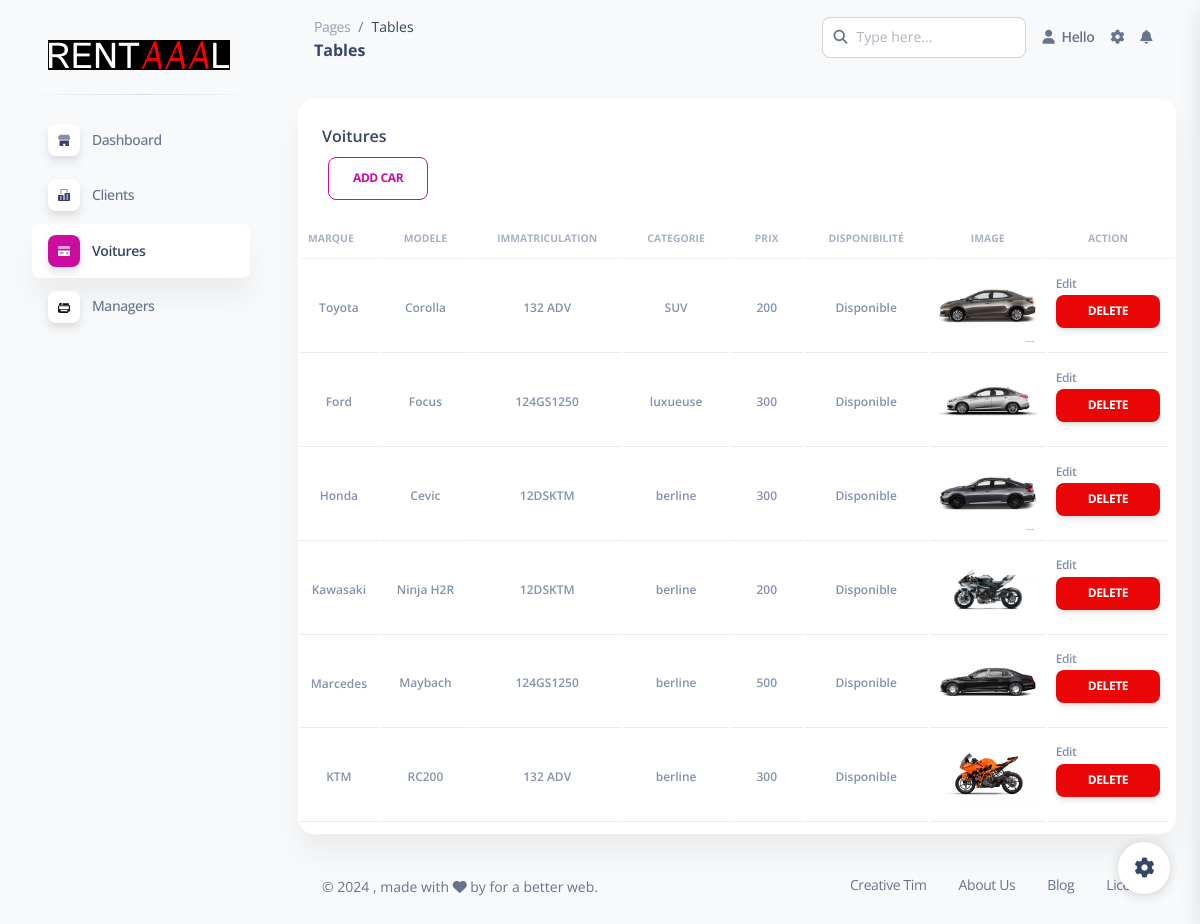
Page /dashboard/all_cars_table on the committed database.
### tables this page shows
CREATE TABLE voiture (
                id_voiture INTEGER PRIMARY KEY AUTOINCREMENT,
                marque TEXT NOT NULL,
                modele TEXT NOT NULL,
                immatriculation TEXT NOT NULL,
                categorie TEXT NOT NULL,
                prix TEXT NOT NULL,
                disponibilite TEXT NOT NULL,
                image_url TEXT);

### app.py (the view)
@app.route("/dashboard/all_cars_table")
def all_cars_table():
    cars = fetch_cars_from_database()
    return render_template("cars.html", cars=cars)

### app.py (called while the page is built)
def fetch_cars_from_database():
    conn = sql.connect("loc.db")
    cursor = conn.cursor()
    cursor.execute("SELECT * FROM voiture")
    cars = cursor.fetchall()
    conn.close()
    return cars

### templates/cars.html (shortened to what this page needs)
<!DOCTYPE html>
<html lang="en">
  <head>
    <link href="/static/css/nucleo-icons.css" rel="stylesheet" />
    <link href="/static/css/nucleo-svg.css" rel="stylesheet" />
    <link href="/static/css/nucleo-svg.css" rel="stylesheet" />
    <link
      id="pagestyle"
      href="/static/css/soft-ui-dashboard.css"
      rel="stylesheet"
    />
  </head>
  <body class="g-sidenav-show bg-gray-100">
    <aside
      class="sidenav navbar navbar-vertical navbar-expand-xs border-0 border-radius-xl my-3 fixed-start ms-3"
      id="sidenav-main"
    >
      <div class="sidenav-header">
        <a
          class="navbar-brand m-0"
          href=" https://demos.creative-tim.com/soft-ui-dashboard/pages/dashboard.html "
          target="_blank"
        >
          <img
            src="/static/images/RENTAAAL.png"
            style="background-color: black"
            class="navbar-brand-img h-100"
            alt="main_logo"
          />
        </a>
      </div>
      <hr class="horizontal dark mt-0" />
      <div class="collapse navbar-collapse w-auto" id="sidenav-collapse-main">
        <ul class="navbar-nav">
          <li class="nav-item">
            <a class="nav-link" href="{{ url_for ('dashboard')}}">
              <div
                class="icon icon-shape icon-sm shadow border-radius-md bg-white text-center me-2 d-flex align-items-center justify-content-center"
              >
              </div>
              <span class="nav-link-text ms-1">Dashboard</span>
            </a>
          </li>
          <li class="nav-item">
            <a class="nav-link" href="{{url_for ('display_clients')}}">
              <div
                class="icon icon-shape icon-sm shadow border-radius-md bg-white text-center me-2 d-flex align-items-center justify-content-center"
              >
              </div>
              <span class="nav-link-text ms-1">Clients</span>
            </a>
          </li>
          <li class="nav-item">
            <a class="nav-link active" href="{{url_for ('all_cars_table')}}">
              <div
                class="icon icon-shape icon-sm shadow border-radius-md bg-white text-center me-2 d-flex align-items-center justify-content-center"
              >
              </div>
              <span class="nav-link-text ms-1">Voitures</span>
            </a>
          </li>
          <li class="nav-item">
            <a class="nav-link" href="{{ url_for ('display_managers')}}">
              <div
                class="icon icon-shape icon-sm shadow border-radius-md bg-white text-center me-2 d-flex align-items-center justify-content-center"
              >
              </div>
              <span class="nav-link-text ms-1">Managers</span>
            </a>
          </li>
        </ul>
      </div>
    </aside>
    <main
      class="main-content position-relative max-height-vh-100 h-100 border-radius-lg"
    >
      <nav
        class="navbar navbar-main navbar-expand-lg px-0 mx-4 shadow-none border-radius-xl"
        id="navbarBlur"
        navbar-scroll="true"
      >
        <div class="container-fluid py-1 px-3">
          <nav aria-label="breadcrumb">
            <ol
              class="breadcrumb bg-transparent mb-0 pb-0 pt-1 px-0 me-sm-6 me-5"
            >
              <li class="breadcrumb-item text-sm">
                <a class="opacity-5 text-dark" href="javascript:;">Pages</a>
              </li>
              <li
                class="breadcrumb-item text-sm text-dark active"
                aria-current="page"
              >
                Tables
              </li>
            </ol>
            <h6 class="font-weight-bolder mb-0">Tables</h6>
          </nav>
          <div
            class="collapse navbar-collapse mt-sm-0 mt-2 me-md-0 me-sm-4"
            id="navbar"
          >
            <div class="ms-md-auto pe-md-3 d-flex align-items-center">
              <div class="input-group">
                <span class="input-group-text text-body"
                  ><i class="fas fa-search" aria-hidden="true"></i
                ></span>
                <input
                  type="text"
                  class="form-control"
                  placeholder="Type here..."
                />
              </div>
            </div>
            <ul class="navbar-nav justify-content-end">
              <li class="nav-item d-flex align-items-center">
                <a
                  href="javascript:;"
                  class="nav-link text-body font-weight-bold px-0"
                >
                  <i class="fa fa-user me-sm-1"></i>
                  <span class="d-sm-inline d-none"> Hello {{username}}</span>
                </a>
              </li>
              <li class="nav-item px-3 d-flex align-items-center">
                <a href="javascript:;" class="nav-link text-body p-0">
                  <i
                    class="fa fa-cog fixed-plugin-button-nav cursor-pointer"
                  ></i>
                </a>
              </li>
              <li class="nav-item dropdown pe-2 d-flex align-items-center">
                <a
                  href="javascript:;"
                  class="nav-link text-body p-0"
                  id="dropdownMenuButton"
                  data-bs-toggle="dropdown"
                  aria-expanded="false"
                >
                  <i class="fa fa-bell cursor-pointer"></i>
                </a>
              </li>
            </ul>
          </div>
        </div>
      </nav>
      <div class="container-fluid py-4">
        <div class="row">
          <div class="col-12">
            <div class="card mb-4">
              <div class="card-header pb-0">
                <h6>Voitures</h6>
              </div>
              <div class="card-body px-0 pt-0 pb-2">
                <div class="table-responsive p-0">
                  <table
                    class="table align-items-center mb-0"
                    style="overflow-y: scroll"
                  >
                    <thead>
                      <tr>
                        <th
                          class="text-uppercase text-secondary text-xxs font-weight-bolder opacity-7 ps-2"
                        >
                          Marque
                        </th>
                        <th
                          class="text-center text-uppercase text-secondary text-xxs font-weight-bolder opacity-7"
                        >
                          Modele
                        </th>
                        <th
                          class="text-center text-uppercase text-secondary text-xxs font-weight-bolder opacity-7"
                        >
                          Immatriculation
                        </th>
                        <th
                          class="text-center text-uppercase text-secondary text-xxs font-weight-bolder opacity-7"
                        >
                          Categorie
                        </th>
                        <th
                          class="text-center text-uppercase text-secondary text-xxs font-weight-bolder opacity-7"
                        >
                          Prix
                        </th>
                        <th
                          class="text-center text-uppercase text-secondary text-xxs font-weight-bolder opacity-7"
                        >
                          Disponibilité
                        </th>
                        <th
                          class="text-center text-uppercase text-secondary text-xxs font-weight-bolder opacity-7"
                        >
                          Image
                        </th>
                        <th
                          class="text-center text-uppercase text-secondary text-xxs font-weight-bolder opacity-7"
                        >
                          Action
                        </th>
                        <th class="text-secondary opacity-7"></th>
                      </tr>
                    </thead>
                    <tbody>
                      {% for car in cars %}
                      <tr>
                        <td class="align-middle text-center text-sm">
                          <span class="text-secondary text-xs font-weight-bold">
                            {{ car[1] }}</span
                          >
                        </td>
                        <td class="align-middle text-center">
                          <span class="text-secondary text-xs font-weight-bold"
                            >{{ car[2] }}</span
                          >
                        </td>
                        <td class="align-middle text-center">
                          <span class="text-secondary text-xs font-weight-bold"
                            >{{ car[3] }}</span
                          >
                        </td>
                        <td class="align-middle text-center">
                          <span class="text-secondary text-xs font-weight-bold"
                            >{{ car[4] }}</span
                          >
                        </td>
                        <td class="align-middle text-center">
                          <span class="text-secondary text-xs font-weight-bold"
                            >{{ car[5] }}</span
                          >
                        </td>
                        <td class="align-middle text-center">
                          <span class="text-secondary text-xs font-weight-bold"
                            >{{ car[6] }}</span
                          >
                        </td>
                        <td class="align-middle text-center">
                          <img
                            src="/{{ car[7] }}"
                            style="width: 100px; object-fit: cover"
                            class="text-secondary text-xs font-weight-bold"
                          />
                        </td>
                        <td class="align-middle">
                          <a
                            href="javascript:;"
                            class="text-secondary font-weight-bold text-xs"
                            data-toggle="tooltip"
                            data-original-title="Edit user"
                          >
                            Edit
                          </a>
                          <form
                            action="{{ url_for('delete_car', car_id=car[0]) }}"
                            method="post"
                          >
                            <button type="submit" class="btn btn-danger btn-sm">
                              Delete
                            </button>
                          </form>
                        </td>
                      </tr>
                      {% endfor %}
                      <tr>
                        <a
                          class="btn btn-outline-primary ml-4"
                          style="margin-left: 30px"
                          href="{{ url_for('add_car') }}"
                          >Add Car</a
                        >
                      </tr>
                    </tbody>
                  </table>
                </div>
              </div>
            </div>
          </div>
        </div>
        <footer class="footer pt-3">
          <div class="container-fluid">
            <div class="row align-items-center justify-content-lg-between">
              <div class="col-lg-6 mb-lg-0 mb-4">
                <div
                  class="copyright text-center text-sm text-muted text-lg-start"
                >
                  ©
                  , made with <i class="fa fa-heart"></i> by
                  for a better web.
                </div>
              </div>
              <div class="col-lg-6">
                <ul
                  class="nav nav-footer justify-content-center justify-content-lg-end"
                >
                  <li class="nav-item">
                    <a
                      href="https://www.creative-tim.com"
                      class="nav-link text-muted"
                      target="_blank"
                      >Creative Tim</a
                    >
                  </li>
                  <li class="nav-item">
                    <a
                      href="https://www.creative-tim.com/presentation"
                      class="nav-link text-muted"
                      target="_blank"
                      >About Us</a
                    >
                  </li>
                  <li class="nav-item">
                    <a
                      href="https://www.creative-tim.com/blog"
                      class="nav-link text-muted"
                      target="_blank"
                      >Blog</a
                    >
                  </li>
                  <li class="nav-item">
                    <a
                      href="https://www.creative-tim.com/license"
                      class="nav-link pe-0 text-muted"
                      target="_blank"
                      >License</a
                    >
                  </li>
                </ul>
              </div>
            </div>
          </div>
        </footer>
      </div>
    </main>
    <div class="fixed-plugin">
      <a class="fixed-plugin-button text-dark position-fixed px-3 py-2">
        <i class="fa fa-cog py-2"> </i>
      </a>
    </div>
  </body>
</html>

### static/css/nucleo-svg.css (style rules this page uses)
.icon { display: inline-block; color: #111111; height: 1em; width: 1em; }
.icon-sm { height: 0.8em; width: 0.8em; }
.icon { fill: currentColor; stroke: none; }

### rows in the picture
voiture: marque "Toyota", modele "Corolla", immatriculation "132 ADV", categorie "SUV", prix "200", disponibilite "Disponible", image_url (picture)
voiture: marque "Ford", modele "Focus", immatriculation "124GS1250", categorie "luxueuse", prix "300", disponibilite "Disponible", image_url (picture)
voiture: marque "Honda", modele "Cevic", immatriculation "12DSKTM", categorie "berline", prix "300", disponibilite "Disponible", image_url (picture)
voiture: marque "Kawasaki", modele "Ninja H2R", immatriculation "12DSKTM", categorie "berline", prix "200", disponibilite "Disponible", image_url (picture)
voiture: marque "Marcedes", modele "Maybach", immatriculation "124GS1250", categorie "berline", prix "500", disponibilite "Disponible", image_url (picture)
voiture: marque "KTM", modele "RC200", immatriculation "132 ADV", categorie "berline", prix "300", disponibilite "Disponible", image_url (picture)
